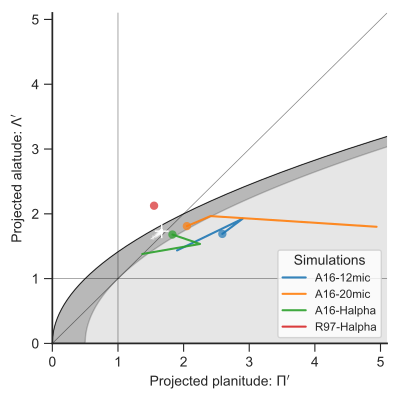

This figure's Python source:
T=[["Source", "R0/100", "Rc/R0", "R90/R0", "Rm90/R0"], ["A16-12mic-i00", "0.44", "2.59", "1.69", "1.69"], ["A16-12mic-i30", "0.42", "2.90", "1.97", "1.88"], ["A16-12mic-i60", "0.54", "1.90", "1.45", "1.42"], ["A16-20mic-i00", "0.41", "2.05", "1.75", "1.87"], ["A16-20mic-i30", "0.40", "2.41", "1.96", "1.97"], ["A16-20mic-i60", "0.43", "4.94", "1.78", "1.82"], ["A16-Halpha-i00", "0.52", "1.83", "1.57", "1.79"], ["A16-Halpha-i30", "0.63", "2.25", "1.53", "1.54"], ["A16-Halpha-i60", "0.81", "1.37", "1.38", "1.38"], ["R97-Halpha-i00", "0.92", "1.55", "2.16", "2.09"]]
import sys
import numpy as np
from scipy.interpolate import interp1d
import statsmodels.api as sm
from astropy.table import Table
from matplotlib import pyplot as plt
import matplotlib.ticker
import seaborn as sns
sys.path.append("../Dust-wave")
import bow_projection as bp
import bow_diagnostic


plotfile = sys.argv[0].replace('.py', '.pdf')

table = Table(rows=T[1:], names=T[0], dtype=[str] + [float]*4)

# Take average +/- std of the +ve and -ve R90
R90stack = np.stack([table['R90/R0'], table['Rm90/R0']])
table['R90'] = np.nanmean(R90stack, axis=0)
table['dR90'] = np.nanstd(R90stack, axis=0)
table.remove_columns(['R90/R0', 'Rm90/R0'])

sns.set_style('ticks')
fig, ax = plt.subplots(figsize=(4, 4))

Rc_grid = np.linspace(0.0, 10.0, 2000)
R90_T0_grid = np.sqrt(2*Rc_grid)
R90_T1_grid = np.sqrt(2*Rc_grid - 1.0)
R90_T1_grid[~np.isfinite(R90_T1_grid)] = 0.0 

ax.fill_between(Rc_grid, R90_T1_grid, R90_T0_grid, color='k', alpha=0.2)
ax.fill_between(Rc_grid, R90_T0_grid, color='k', alpha=0.1)
ax.plot(Rc_grid, R90_T0_grid, c='k', lw=0.5)
ax.axhline(1.0, lw=0.5, alpha=0.5, color='k', zorder=-1)
ax.axvline(1.0, lw=0.5, alpha=0.5, color='k', zorder=-1)
ax.plot([0.0, 10.0], [0.0, 10.0], lw=0.5, alpha=0.5, color='k', zorder=-1)

# Put a cross at the Wilkinoid coordinates: [5/3, sqrt(3)]
ax.plot([5./3.], [np.sqrt(3.0)], '+', c='w', ms=10, alpha=1.0)
# And plot the projected wilkinoids 
bp.N_NEIGHBORHOOD = 50
bp.DEGREE_POLY_NEIGHBORHOOD = 2
bp.SCALE_NEIGHBORHOOD = 0.03
bp.DEGREE_POLY_NEIGHBORHOOD_90 = 2
bp.SCALE_NEIGHBORHOOD_90 = 0.01
shape = bp.wilkinoid_R_theta
th_inf = bp.theta_infinity(shape)
inc = np.linspace(0.0, th_inf - np.pi/2, 50)
tab = bow_diagnostic.parameter_table(inc, shape)
Rc, R90 = tab['tilde R_c prime'], tab['tilde R_90 prime']
ax.plot(Rc, R90, '-', c='w', label="_nolabel_", lw=0.6, alpha=0.9)
sini = (0.5 + np.arange(20))/20
inc_e = np.arcsin(sini)
tab_e = bow_diagnostic.parameter_table(inc_e, shape)
Rc_e, R90_e = tab_e['tilde R_c prime'], tab_e['tilde R_90 prime']
ax.scatter(Rc_e, R90_e, marker='|', s=3**2,
           linewidths=0.1, edgecolors='none',
           c='w', alpha=0.5, label="_nolabel_")


models = ["A16-12mic", "A16-20mic", "A16-Halpha", "R97-Halpha"]

colors = sns.color_palette(n_colors=len(models))
for model, color in zip(models, colors):
    mask = [s.startswith(model) for s in table['Source']]
    data = table[mask]
    ax.plot(data['Rc/R0'], data['R90'], '-', c=color, label=model, lw=1.5, alpha=0.9)
    # Put a dot at the i=0 case
    ax.plot(data['Rc/R0'][0:1], data['R90'][0:1], 'o', mec='none', c=color, label="_nolabel_", alpha=0.7)



ax.legend(ncol=1, fontsize='small', title='Simulations',
          frameon=True, loc="lower right")
ax.set(
    xlim=[0.0, 5.1],
    ylim=[0.0, 5.1],
    yticks=range(6),
#    ylim=[-3.0, 1.1],
    xlabel=r"Projected planitude: $\Pi'$",
    ylabel=r"Projected alatude: $\Lambda'$",
)        

sns.despine()
fig.tight_layout(pad=0.5)
fig.savefig(plotfile)
print(plotfile, end='')
